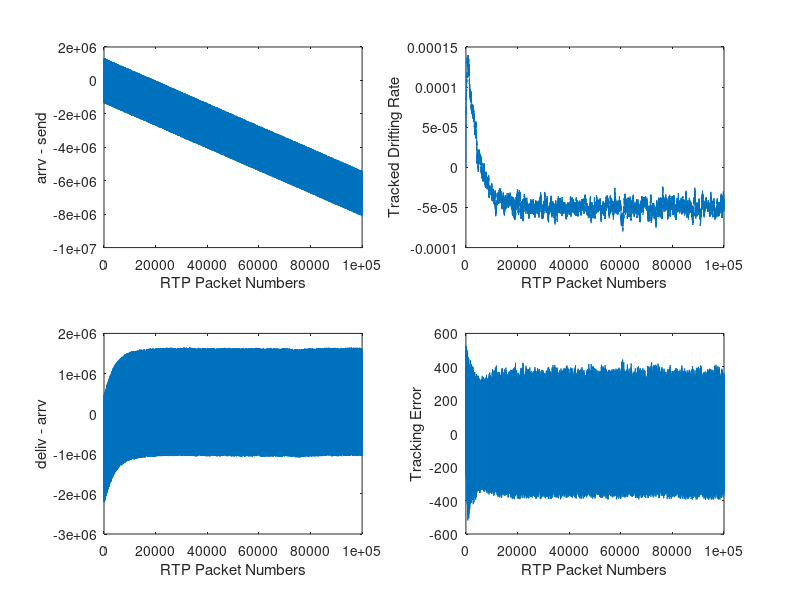
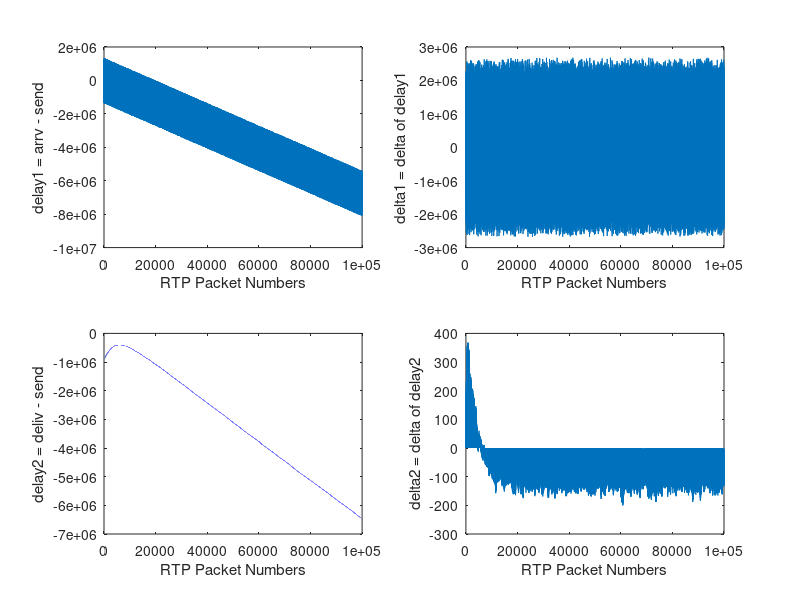

These figures' MATLAB source, in order:



N = 100000;
drift = -50 * 10^(-6);
jit = 100 * 10^(-3);

% drift = 0 * 10^(-6);
% jit = 0 * 10^(-3);


tmp = 100*10^(-3)*rand(N, 1);
t1 = tmp;
for n=2:N
    t1(n) = t1(n-1) + tmp(n);
end

t2 = (1 + drift) * t1 + jit * (rand(N,1) -0.5);  

rd1 = floor(rand(1) * 100000);
rd2 = floor(rand(1) * 100000);

send = floor(t1 * 27*10^6) + rd1;
arrv = floor(t2 * 27*10^6) + rd2;


% -------------------

mm = N - 1;
x(1:mm, 1) = 0;
y(1:mm, 1) = 0;

a(1:mm, 1) = 0;
yo(1:mm, 1) = 0; 
err(1:mm, 1) = 0; 

xx(1:mm, 1) = 0;
yy(1:mm, 1) = 0; 


alpha = 2^(-12);  % originally 12

% k0 = 2^(-8);
% k0 = 2^(-11)/ max(dx);
k0 = 2^(-28);
aprev = 0;

dddd(1:N, 1) = 0;  % delay: srrv - send
dl(1:N, 1) = 0;
fdl(1:N, 1) = 0;
deliv(1:N, 1) = 0; 
deliv(1) = arrv(1); 

da(1:N-1, 1) = 0;

dl_scale = 2^0; % 32 : overkill; 16 OK; 1 also OK?
 
for kk = 2 : N
   
   dl(kk) = dl(kk-1) + arrv(kk) -  arrv(kk-1) - send(kk) + send(kk-1);
   dddd(kk,1) = dl(kk);
   
   % yy = (dl(kk)*dl_scale - fdl(kk-1)) * alpha;
   % fdl(kk, 1) = fdl(kk-1) + yy;
   
   yy = floor( (dl(kk)*dl_scale - fdl(kk-1)) * alpha );
   fdl(kk, 1) = fdl(kk-1) + yy;

   n = kk - 1;
   x(n) = send(kk) - send(kk-1);
   gap = x(n);
   y(n) = yy;
     
   
   % fprintf(1, '%d of %d\r', n, mm);
   yo(n) =  aprev * x(n) ;
   err(n) = y(n) - yo(n)*dl_scale;
  

   da(n) = k0 * err(n) / dl_scale;

   a(n) = aprev + da(n);

   aprev = a(n);
   
   
   deliv(kk) = deliv(kk-1) + x(n) + yo(n);
   
end

% return;

subplot(2,2,1);
plot(arrv - send);
xlabel('RTP Packet Numbers');
ylabel('arrv - send');


subplot(2,2,2);
plot(a);
xlabel('RTP Packet Numbers');
ylabel('Tracked Drifting Rate');

subplot(2,2,3);
plot(deliv - arrv);
xlabel('RTP Packet Numbers');
ylabel('deliv - arrv');


subplot(2,2,4);
plot(err);
xlabel('RTP Packet Numbers');
ylabel('Tracking Error');



figure;



delay1 = arrv - send;
delay2 = deliv - send;
mmm = size(arrv, 1);
delta1 = delay1(2:mmm, 1) - delay1(1:mmm-1, 1);
delta2 = delay2(2:mmm, 1) - delay2(1:mmm-1, 1);


subplot(2,2,1);
plot(delay1);
xlabel('RTP Packet Numbers');
ylabel('delay1 = arrv - send');


subplot(2,2,2);
plot(delta1);
xlabel('RTP Packet Numbers');
ylabel('delta1 = delta of delay1');

subplot(2,2,3);
plot(delay2);
xlabel('RTP Packet Numbers');
ylabel('delay2 = deliv - send');


subplot(2,2,4);
plot(delta2);
xlabel('RTP Packet Numbers');
ylabel('delta2 = delta of delay2');



% return;
